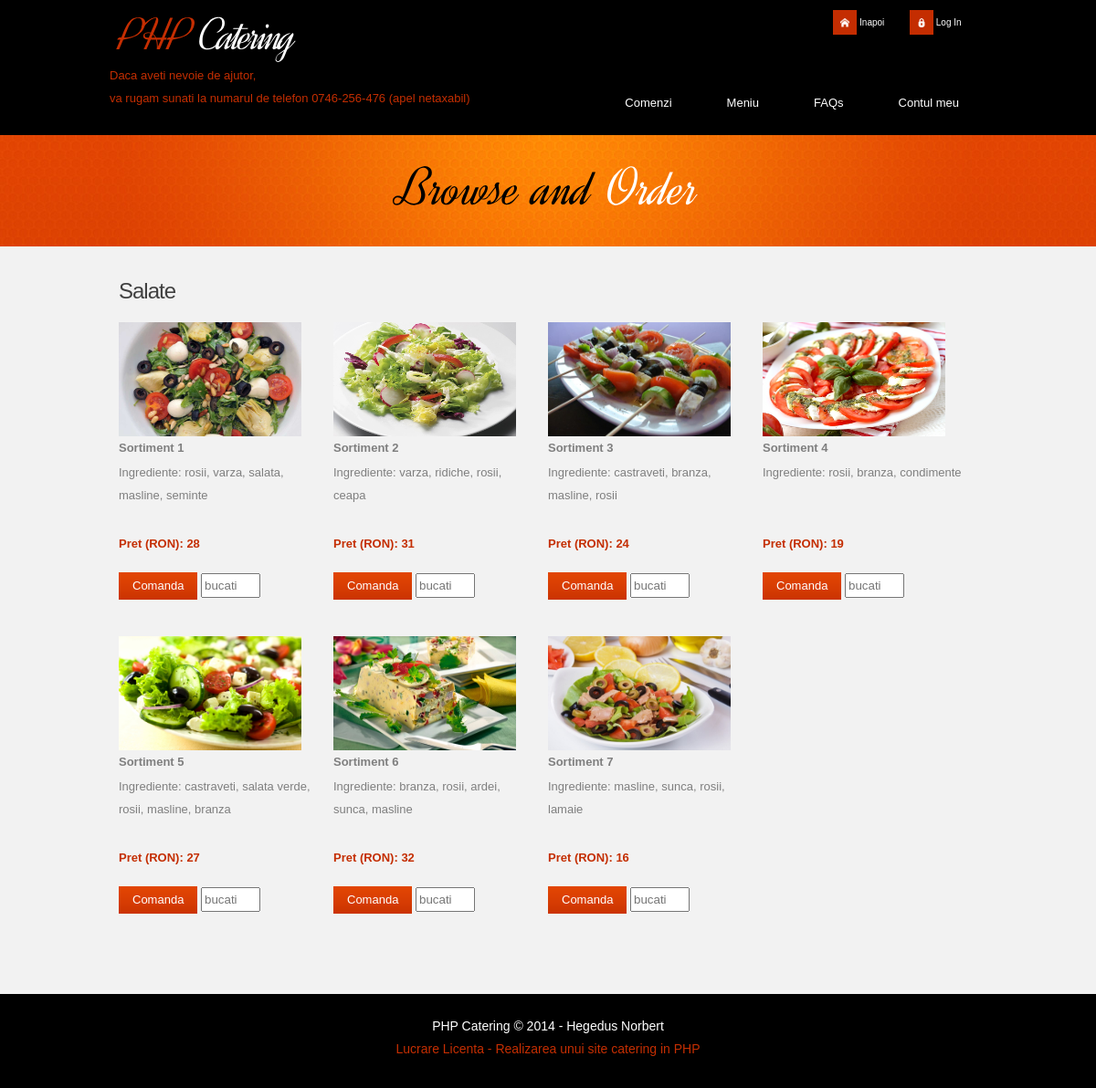
Screenshot of /salate.php with the database file from the repository.
### tables this page shows
CREATE TABLE IF NOT EXISTS `preparate` (
  `id_preparat` int(4) NOT NULL AUTO_INCREMENT,
  `id_categorie` int(2) NOT NULL,
  `nume` varchar(30) NOT NULL,
  `ingrediente` varchar(200) NOT NULL,
  `pret` double NOT NULL,
  `foto` varchar(30) NOT NULL,
  `foto_thumb` varchar(30) NOT NULL,
  PRIMARY KEY (`id_preparat`)
);

### salate.php (the view, shortened to what this page needs)
<!DOCTYPE html>
<html lang="en">
<head>
    <link rel="stylesheet" href="css/reset.css" type="text/css" media="screen">
    <link rel="stylesheet" href="css/style.css" type="text/css" media="screen">
    <link rel="stylesheet" href="css/layout.css" type="text/css" media="screen">
    <link rel="stylesheet" href="css/prettyPhoto.css" type="text/css" media="screen">
</head>
<body id="page3">
    <header>
    	<?php
        include ("header.php");
        ?>
    </header>
    <section id="content"><div class="ic">More Website Templates @ TemplateMonster.com - January 23, 2012!</div>
        <div class="main">
            <div class="container">
            	<h3 class="prev-indent-bot">Salate</h3>
                <div>
                    <?php
                    $url = 'http://' . $_SERVER['HTTP_HOST'] . $_SERVER['REQUEST_URI'] . '';
                    $meniu = explode("/", $url);
                    $query = mysql_query("SELECT * FROM preparate WHERE id_categorie = '2'");
                    while($row = mysql_fetch_array($query)){
                        echo '<div class="pager" style="width: 240px; float: left; list-style: none;">
                                <div class="p4">
                                    <figure><a class="lightbox-image" href="upload/'.$row['foto'].'" data-gal="prettyPhoto[prettyPhoto]"><img src="upload_thumb/'.$row['foto_thumb'].'" alt="" width = "200" height = "125px"></a></figure>
                                    <h5>'.$row['nume'].'</h5>';
                        echo '<p class="p1">'.$row['ingrediente'].'</p>
                             <p class="p2"><strong class="color-2">Pret (RON): '.$row['pret'].'</strong></p>
                                <form action = "comanda-sortiment.php" method = "POST" name = "add_to_cart">
                                     <input type = "hidden" name = "id_preparat" value = "'.$row['id_preparat'].'" />
                                     <input type = "hidden" name = "meniu_type" value = "'.$meniu[4].'" />
                                     <button type = "submit" class="button-1" href="#" name = "add_to_cart_button">Comanda</button>
                                     <input type = "text" size = "5" height="48" name = "bucati" placeholder = "bucati" />
                                </form>
                            </div>
                            </div>';
                    }
                    ?>
                </div>
            </div>
    </section>
    <?php
    include ("footer.php");
    ?>
</body>
</html>

### css/style.css (style rules this page uses)
article, aside, audio, canvas, command, datalist, details, embed, figcaption, figure, footer, header, hgroup, keygen, meter, nav, output, progress, section, source, video { display:block; }
html { width:100%;min-height:100%; }
body { font-family:Arial, Helvetica, sans-serif;font-size:100%; color:#7f7f7f;min-width:960px;background:#000;min-height:100% }
.main { width:960px; padding:0; margin:0 auto; font-size:13px; line-height:25px; }
.container { width:940px; padding:0; margin:0 auto; }
a { color:#7f7f7f; outline:none; }
p { margin-bottom:18px; }
.p1 { margin-bottom:8px; min-height : 70px; max-height : 70px; width : 220px; }
.p2 { margin-bottom:15px; }
.p4 { margin-bottom: 40px; }
.color-2 { color:#c42e02; }
.prev-indent-bot { margin-bottom:10px; }
.menu li a, .list-1 li a, .link, .button-1, .button-2, h1 a { text-decoration:none; }
header { width:100%; background:#f2f2f2; position:relative; z-index:2; }
#content { width:100%; padding:15px 0 50px; background:#f2f2f2; position:relative; z-index:1; overflow-y : auto; }
h3 { font-size:24px; line-height:2em; color:#404040; font-weight:normal; letter-spacing:-1px; margin-bottom:5px; }
h5 { margin-bottom:2px; }
.button-1 { display:inline-block; padding:7px 15px; font-size:13px; line-height:1.23em; color:#fff; background:url(../images/button1-tail.gif) 0 0 repeat-x #c42e02; cursor:pointer; }
.lightbox-image { position:relative; z-index:1; overflow:hidden; display:inline-block; cursor:pointer; }
.lightbox-image img { position:relative; z-index:1; }
.pager { width : 235px !important; }
.pager .button-1 { border : 0px; }
input[type=text], input[type=tel], input[type=email], input[type=password] { height : 21px; margin-top: 5px; }

### css/layout.css (style rules this page uses)
#page3 #content { padding:25px 0 48px; }

### admin_css/administrare.css (style rules this page uses)
a { text-decoration: none; cursor : pointer; color : #fff; }

### rows the page displays
preparate: foto_thumb (picture), nume "Sortiment 1", ingrediente "Ingrediente: rosii, varza, salata, masline, seminte", pret "28"
preparate: foto_thumb (picture), nume "Sortiment 2", ingrediente "Ingrediente: varza, ridiche, rosii, ceapa", pret "31"
preparate: foto_thumb (picture), nume "Sortiment 3", ingrediente "Ingrediente: castraveti, branza, masline, rosii", pret "24"
preparate: foto_thumb (picture), nume "Sortiment 4", ingrediente "Ingrediente: rosii, branza, condimente", pret "19"
preparate: foto_thumb (picture), nume "Sortiment 5", ingrediente "Ingrediente: castraveti, salata verde, rosii, masline, branza", pret "27"
preparate: foto_thumb (picture), nume "Sortiment 6", ingrediente "Ingrediente: branza, rosii, ardei, sunca, masline", pret "32"
preparate: foto_thumb (picture), nume "Sortiment 7", ingrediente "Ingrediente: masline, sunca, rosii, lamaie", pret "16"

### other values shown
$log "Log In"
$label1 "Comenzi"
$label2 "Contul meu"
